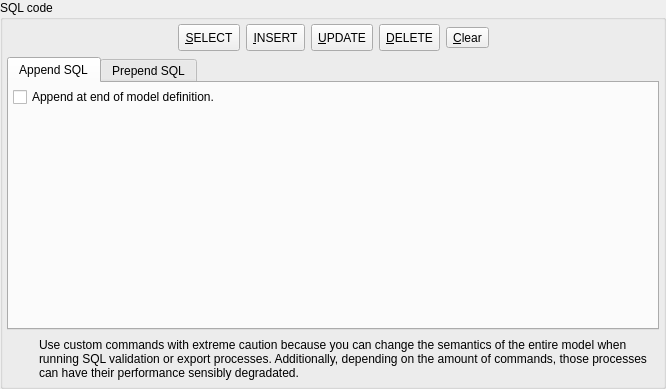
<?xml version="1.0" encoding="UTF-8"?>
<ui version="4.0">
 <class>CustomSQLWidget</class>
 <widget class="QWidget" name="CustomSQLWidget">
  <property name="geometry">
   <rect>
    <x>0</x>
    <y>0</y>
    <width>666</width>
    <height>389</height>
   </rect>
  </property>
  <property name="sizePolicy">
   <sizepolicy hsizetype="Expanding" vsizetype="Expanding">
    <horstretch>0</horstretch>
    <verstretch>0</verstretch>
   </sizepolicy>
  </property>
  <property name="minimumSize">
   <size>
    <width>0</width>
    <height>0</height>
   </size>
  </property>
  <property name="windowTitle">
   <string>Add custom SQL code</string>
  </property>
  <layout class="QGridLayout" name="sqlappend_grid">
   <property name="leftMargin">
    <number>0</number>
   </property>
   <property name="topMargin">
    <number>0</number>
   </property>
   <property name="rightMargin">
    <number>0</number>
   </property>
   <property name="bottomMargin">
    <number>0</number>
   </property>
   <item row="0" column="0">
    <widget class="QGroupBox" name="sqlcode_grp">
     <property name="title">
      <string>SQL code</string>
     </property>
     <layout class="QVBoxLayout" name="verticalLayout_3">
      <property name="leftMargin">
       <number>4</number>
      </property>
      <property name="topMargin">
       <number>4</number>
      </property>
      <property name="rightMargin">
       <number>4</number>
      </property>
      <property name="bottomMargin">
       <number>4</number>
      </property>
      <item>
       <layout class="QHBoxLayout" name="horizontalLayout">
        <item>
         <spacer name="horizontalSpacer">
          <property name="orientation">
           <enum>Qt::Horizontal</enum>
          </property>
          <property name="sizeHint" stdset="0">
           <size>
            <width>40</width>
            <height>20</height>
           </size>
          </property>
         </spacer>
        </item>
        <item>
         <widget class="QToolButton" name="select_tb">
          <property name="minimumSize">
           <size>
            <width>0</width>
            <height>27</height>
           </size>
          </property>
          <property name="font">
           <font>
            <italic>false</italic>
           </font>
          </property>
          <property name="toolTip">
           <string>Puts an SELECT command template at current cursor position.</string>
          </property>
          <property name="text">
           <string>&amp;SELECT</string>
          </property>
          <property name="icon">
           <iconset resource="../res/resources.qrc">
            <normaloff>:/icons/icons/objselect.png</normaloff>:/icons/icons/objselect.png</iconset>
          </property>
          <property name="iconSize">
           <size>
            <width>20</width>
            <height>20</height>
           </size>
          </property>
          <property name="popupMode">
           <enum>QToolButton::InstantPopup</enum>
          </property>
          <property name="toolButtonStyle">
           <enum>Qt::ToolButtonTextBesideIcon</enum>
          </property>
         </widget>
        </item>
        <item>
         <widget class="QToolButton" name="insert_tb">
          <property name="minimumSize">
           <size>
            <width>0</width>
            <height>27</height>
           </size>
          </property>
          <property name="font">
           <font>
            <italic>false</italic>
           </font>
          </property>
          <property name="toolTip">
           <string>Puts an INSERT command template at current cursor position.</string>
          </property>
          <property name="text">
           <string>&amp;INSERT</string>
          </property>
          <property name="icon">
           <iconset resource="../res/resources.qrc">
            <normaloff>:/icons/icons/add.png</normaloff>:/icons/icons/add.png</iconset>
          </property>
          <property name="iconSize">
           <size>
            <width>20</width>
            <height>20</height>
           </size>
          </property>
          <property name="popupMode">
           <enum>QToolButton::InstantPopup</enum>
          </property>
          <property name="toolButtonStyle">
           <enum>Qt::ToolButtonTextBesideIcon</enum>
          </property>
         </widget>
        </item>
        <item>
         <widget class="QToolButton" name="update_tb">
          <property name="minimumSize">
           <size>
            <width>0</width>
            <height>27</height>
           </size>
          </property>
          <property name="font">
           <font>
            <italic>false</italic>
           </font>
          </property>
          <property name="toolTip">
           <string>Puts an UPDATE command template at current cursor position.</string>
          </property>
          <property name="text">
           <string>&amp;UPDATE</string>
          </property>
          <property name="icon">
           <iconset resource="../res/resources.qrc">
            <normaloff>:/icons/icons/refresh.png</normaloff>:/icons/icons/refresh.png</iconset>
          </property>
          <property name="iconSize">
           <size>
            <width>20</width>
            <height>20</height>
           </size>
          </property>
          <property name="popupMode">
           <enum>QToolButton::InstantPopup</enum>
          </property>
          <property name="toolButtonStyle">
           <enum>Qt::ToolButtonTextBesideIcon</enum>
          </property>
         </widget>
        </item>
        <item>
         <widget class="QToolButton" name="delete_tb">
          <property name="minimumSize">
           <size>
            <width>0</width>
            <height>27</height>
           </size>
          </property>
          <property name="font">
           <font>
            <italic>false</italic>
           </font>
          </property>
          <property name="toolTip">
           <string>Puts an DELETE command template at current cursor position.</string>
          </property>
          <property name="text">
           <string>&amp;DELETE</string>
          </property>
          <property name="icon">
           <iconset resource="../res/resources.qrc">
            <normaloff>:/icons/icons/delete.png</normaloff>:/icons/icons/delete.png</iconset>
          </property>
          <property name="iconSize">
           <size>
            <width>20</width>
            <height>20</height>
           </size>
          </property>
          <property name="popupMode">
           <enum>QToolButton::InstantPopup</enum>
          </property>
          <property name="toolButtonStyle">
           <enum>Qt::ToolButtonTextBesideIcon</enum>
          </property>
         </widget>
        </item>
        <item>
         <widget class="QToolButton" name="clear_tb">
          <property name="font">
           <font>
            <italic>false</italic>
           </font>
          </property>
          <property name="toolTip">
           <string/>
          </property>
          <property name="text">
           <string>&amp;Clear</string>
          </property>
          <property name="icon">
           <iconset resource="../res/resources.qrc">
            <normaloff>:/icons/icons/cleartext.png</normaloff>:/icons/icons/cleartext.png</iconset>
          </property>
          <property name="iconSize">
           <size>
            <width>20</width>
            <height>20</height>
           </size>
          </property>
          <property name="toolButtonStyle">
           <enum>Qt::ToolButtonTextBesideIcon</enum>
          </property>
         </widget>
        </item>
        <item>
         <spacer name="horizontalSpacer_2">
          <property name="orientation">
           <enum>Qt::Horizontal</enum>
          </property>
          <property name="sizeHint" stdset="0">
           <size>
            <width>40</width>
            <height>20</height>
           </size>
          </property>
         </spacer>
        </item>
       </layout>
      </item>
      <item>
       <widget class="QTabWidget" name="sqlcodes_twg">
        <property name="currentIndex">
         <number>0</number>
        </property>
        <widget class="QWidget" name="tab">
         <attribute name="title">
          <string>Append SQL</string>
         </attribute>
         <layout class="QVBoxLayout" name="verticalLayout_2">
          <property name="leftMargin">
           <number>4</number>
          </property>
          <property name="topMargin">
           <number>4</number>
          </property>
          <property name="rightMargin">
           <number>4</number>
          </property>
          <property name="bottomMargin">
           <number>4</number>
          </property>
          <item>
           <widget class="QCheckBox" name="end_of_model_chk">
            <property name="toolTip">
             <string>Append the SQL code at the very end of model definition.
Unchecking this will cause the SQL to be appended at the end of CREATE DATABASE command.</string>
            </property>
            <property name="text">
             <string>Append at end of model definition.</string>
            </property>
           </widget>
          </item>
          <item>
           <widget class="QWidget" name="append_sql_wgt" native="true"/>
          </item>
         </layout>
        </widget>
        <widget class="QWidget" name="tab_2">
         <attribute name="title">
          <string>Prepend SQL</string>
         </attribute>
         <layout class="QVBoxLayout" name="verticalLayout">
          <property name="leftMargin">
           <number>4</number>
          </property>
          <property name="topMargin">
           <number>4</number>
          </property>
          <property name="rightMargin">
           <number>4</number>
          </property>
          <property name="bottomMargin">
           <number>4</number>
          </property>
          <item>
           <widget class="QCheckBox" name="begin_of_model_chk">
            <property name="toolTip">
             <string>Append the SQL code at the very end of model definition.
Unchecking this will cause the SQL to be appended at the end of CREATE DATABASE command.</string>
            </property>
            <property name="text">
             <string>Prepend at beginning of model definition.</string>
            </property>
           </widget>
          </item>
          <item>
           <widget class="QWidget" name="prepend_sql_wgt" native="true"/>
          </item>
         </layout>
        </widget>
       </widget>
      </item>
      <item>
       <widget class="QFrame" name="message_frm">
        <property name="sizePolicy">
         <sizepolicy hsizetype="Preferred" vsizetype="Fixed">
          <horstretch>0</horstretch>
          <verstretch>0</verstretch>
         </sizepolicy>
        </property>
        <property name="minimumSize">
         <size>
          <width>0</width>
          <height>0</height>
         </size>
        </property>
        <property name="frameShape">
         <enum>QFrame::NoFrame</enum>
        </property>
        <property name="frameShadow">
         <enum>QFrame::Raised</enum>
        </property>
        <layout class="QGridLayout" name="gridLayout_2">
         <property name="leftMargin">
          <number>2</number>
         </property>
         <property name="topMargin">
          <number>2</number>
         </property>
         <property name="rightMargin">
          <number>2</number>
         </property>
         <property name="bottomMargin">
          <number>2</number>
         </property>
         <item row="0" column="0">
          <widget class="QLabel" name="label_2">
           <property name="minimumSize">
            <size>
             <width>24</width>
             <height>24</height>
            </size>
           </property>
           <property name="maximumSize">
            <size>
             <width>24</width>
             <height>24</height>
            </size>
           </property>
           <property name="text">
            <string/>
           </property>
           <property name="textFormat">
            <enum>Qt::AutoText</enum>
           </property>
           <property name="pixmap">
            <pixmap resource="../res/resources.qrc">:/icons/icons/alert.png</pixmap>
           </property>
           <property name="scaledContents">
            <bool>true</bool>
           </property>
          </widget>
         </item>
         <item row="0" column="1">
          <widget class="QLabel" name="message_lbl">
           <property name="font">
            <font>
             <weight>50</weight>
             <bold>false</bold>
             <underline>false</underline>
             <strikeout>false</strikeout>
             <kerning>true</kerning>
            </font>
           </property>
           <property name="text">
            <string>&lt;html&gt;&lt;head/&gt;&lt;body&gt;&lt;p&gt;Use custom commands with extreme caution because you can change the semantics of the entire model when running SQL validation or export processes. Additionally, depending on the amount of commands, those processes can have their performance sensibly degradated.&lt;/p&gt;&lt;/body&gt;&lt;/html&gt;</string>
           </property>
           <property name="wordWrap">
            <bool>true</bool>
           </property>
          </widget>
         </item>
        </layout>
       </widget>
      </item>
     </layout>
    </widget>
   </item>
  </layout>
 </widget>
 <tabstops>
  <tabstop>select_tb</tabstop>
  <tabstop>insert_tb</tabstop>
  <tabstop>update_tb</tabstop>
  <tabstop>delete_tb</tabstop>
  <tabstop>clear_tb</tabstop>
 </tabstops>
 <resources>
  <include location="../res/resources.qrc"/>
 </resources>
 <connections/>
</ui>
